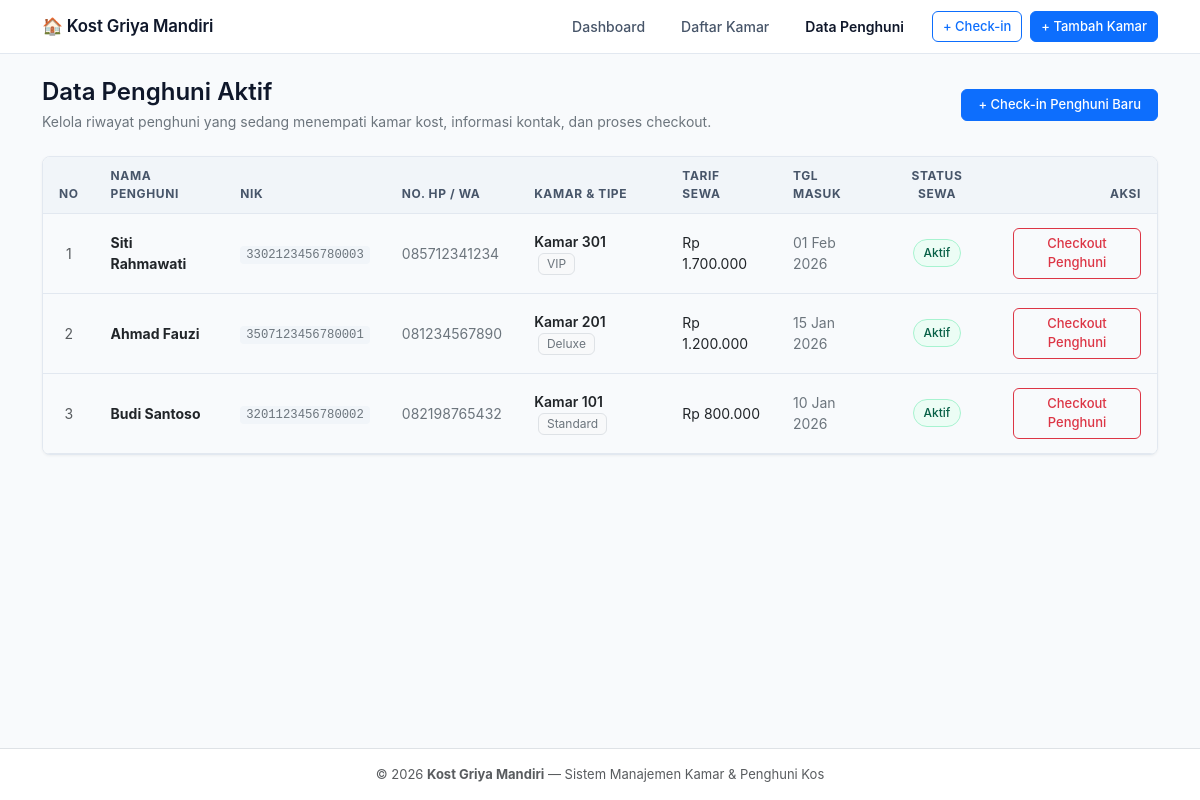
Page /penghuni on the committed database.
### tables this page shows
CREATE TABLE `penghuni` (
    `id` INT AUTO_INCREMENT PRIMARY KEY,
    `kamar_id` INT NOT NULL,
    `nama_lengkap` VARCHAR(100) NOT NULL,
    `nik` VARCHAR(20) NOT NULL,
    `no_hp` VARCHAR(20) NOT NULL,
    `tgl_masuk` DATE NOT NULL,
    `tgl_keluar` DATE NULL,
    `status_sewa` ENUM('aktif', 'selesai') NOT NULL DEFAULT 'aktif',
    `created_at` TIMESTAMP DEFAULT CURRENT_TIMESTAMP,
    CONSTRAINT `fk_penghuni_kamar` FOREIGN KEY (`kamar_id`) REFERENCES `kamar` (`id`) ON DELETE RESTRICT ON UPDATE CASCADE
);

CREATE TABLE `kamar` (
    `id` INT AUTO_INCREMENT PRIMARY KEY,
    `nomor` VARCHAR(50) NOT NULL UNIQUE,
    `tipe` VARCHAR(50) NOT NULL,
    `harga` DECIMAL(12, 2) NOT NULL,
    `fasilitas` TEXT NULL,
    `status` ENUM('tersedia', 'terisi') NOT NULL DEFAULT 'tersedia',
    `created_at` TIMESTAMP DEFAULT CURRENT_TIMESTAMP
);

### src/Controllers/PenghuniController.php (called while the page is built, shortened)
<?php
class PenghuniController
{
    private PenghuniRepository $penghuniRepo;
    public function __construct(?PenghuniRepository $repo = null, ?KamarRepository $kamarRepo = null)
    {
        $this->penghuniRepo = $repo ?? new PenghuniRepository();
    }
    private function render(string $view, array $data = []): void
    {
        extract($data);
        require_once __DIR__ . '/../../views/layout/header.php';
        require_once __DIR__ . "/../../views/{$view}.php";
        require_once __DIR__ . '/../../views/layout/footer.php';
    }
    public function index(): void
    {
        $penghunis = $this->penghuniRepo->allActive();
        $this->render('penghuni/index', [
            'title' => 'Data Penghuni Aktif - Griya Mandiri',
            'penghunis' => $penghunis,
        ]);
    }
}

### public/index.php (called while the page is built, shortened)
<?php
$router = new Router();
$router->get('/', [DashboardController::class, 'index']);
$router->get('/dashboard', [DashboardController::class, 'index']);
$router->get('/kamar', [KamarController::class, 'index']);
$router->get('/kamar/tambah', [KamarController::class, 'create']);
$router->post('/kamar/simpan', [KamarController::class, 'store']);
$router->post('/kamar/tambah', [KamarController::class, 'store']);
$router->get('/kamar/edit/{id}', [KamarController::class, 'edit']);
$router->get('/kamar/edit', [KamarController::class, 'edit']);
$router->post('/kamar/update/{id}', [KamarController::class, 'update']);
$router->post('/kamar/update', [KamarController::class, 'update']);
$router->post('/kamar/hapus/{id}', [KamarController::class, 'delete']);
$router->post('/kamar/hapus', [KamarController::class, 'delete']);
$router->get('/kamar/hapus/{id}', [KamarController::class, 'delete']);
$router->get('/penghuni', [PenghuniController::class, 'index']);
$router->get('/penghuni/tambah', [PenghuniController::class, 'create']);
$router->post('/penghuni/simpan', [PenghuniController::class, 'store']);
$router->post('/penghuni/tambah', [PenghuniController::class, 'store']);
$router->post('/penghuni/checkout/{id}', [PenghuniController::class, 'checkout']);
$router->post('/penghuni/checkout', [PenghuniController::class, 'checkout']);
$router->dispatch($_SERVER['REQUEST_URI'], $_SERVER['REQUEST_METHOD']);

### src/config/koneksi.php (called while the page is built)
<?php
$host = 'localhost';
$dbname = 'db_kostan';
$username = 'root';
$password = '';
try {
    return new PDO(
        "mysql:host={$host};dbname={$dbname};charset=utf8mb4",
        $username,
        $password,
        [
            PDO::ATTR_ERRMODE => PDO::ERRMODE_EXCEPTION,
            PDO::ATTR_DEFAULT_FETCH_MODE => PDO::FETCH_ASSOC,
            PDO::ATTR_EMULATE_PREPARES => false,
        ]
    );
} catch (PDOException $e) {
    die('<div style="font-family: -apple-system, BlinkMacSystemFont, sans-serif; padding: 24px; max-width: 600px; margin: 40px auto; background-color: #fef2f2; border: 1px solid #fecaca; border-radius: 8px; color: #991b1b;">' .
        '<h3 style="margin-top: 0; font-size: 1.1rem; color: #b91c1c;">Gagal Terhubung ke Database MySQL</h3>' .
        '<p style="font-size: 0.9rem; line-height: 1.5; color: #4b5563;">' .
        'Pastikan service MySQL di Laragon / XAMPP sudah berjalan aktif, dan database <code>db_kostan</code> telah dibuat/diimpor dari file <code>database.sql</code>.' .
        '</p>' .
        '<p style="font-size: 0.8rem; background: #fee2e2; padding: 8px 12px; border-radius: 4px; font-family: monospace; color: #7f1d1d; word-break: break-all;">' .
        htmlspecialchars($e->getMessage()) .
        '</p>' .
        '</div>');
}

### src/Repository/PenghuniRepository.php (called while the page is built, shortened)
<?php
class PenghuniRepository
{
    private PDO $db;
    public function __construct(?PDO $pdo = null)
    {
        $this->db = $pdo ?? (require __DIR__ . '/../config/koneksi.php');
    }
    public function allActive(): array
    {
        $sql = "
            SELECT
                p.*,
                k.nomor AS nomor_kamar,
                k.tipe AS tipe_kamar,
                k.harga AS harga_bulanan
            FROM penghuni p
            JOIN kamar k ON p.kamar_id = k.id
            WHERE p.status_sewa = 'aktif'
            ORDER BY p.tgl_masuk DESC
        ";
        $stmt = $this->db->query($sql);
        return $stmt->fetchAll();
    }
}

### views/penghuni/index.php (the view, shortened to what this page needs)
<div class="d-flex flex-column flex-md-row justify-content-between align-items-md-center gap-3 mb-4">
    <div>
        <h2 class="h4 fw-semibold mb-1" style="color: #0f172a;">Data Penghuni Aktif</h2>
        <p class="text-secondary small mb-0">Kelola riwayat penghuni yang sedang menempati kamar kost, informasi kontak, dan proses checkout.</p>
    </div>
    <div>
        <a href="<?= BASE_URL ?>/penghuni/tambah" class="btn btn-primary btn-sm px-3 shadow-none">
            + Check-in Penghuni Baru
        </a>
    </div>
</div>
<div class="card card-custom p-0 overflow-hidden">
    <div class="table-responsive">
        <table class="table table-hover table-custom mb-0">
            <thead>
                <tr>
                    <th class="text-center" style="width: 50px;">No</th>
                    <th>Nama Penghuni</th>
                    <th>NIK</th>
                    <th>No. HP / WA</th>
                    <th>Kamar &amp; Tipe</th>
                    <th>Tarif Sewa</th>
                    <th>Tgl Masuk</th>
                    <th class="text-center" style="width: 120px;">Status Sewa</th>
                    <th class="text-end" style="width: 160px;">Aksi</th>
                </tr>
            </thead>
            <tbody>
                <?php if (empty($penghunis)): ?>
                    <tr>
                        <td colspan="9" class="text-center py-5 text-muted">
                            <p class="mb-2">Saat ini belum ada penghuni yang aktif menempati kamar.</p>
                            <a href="<?= BASE_URL ?>/penghuni/tambah" class="btn btn-sm btn-outline-primary">
                                Daftarkan Check-in Pertama
                            </a>
                        </td>
                    </tr>
                <?php else: ?>
                    <?php $no = 1; foreach ($penghunis as $p): ?>
                        <tr>
                            <td class="text-center text-muted"><?= $no++ ?></td>
                            <td>
                                <strong class="text-dark"><?= htmlspecialchars($p['nama_lengkap']) ?></strong>
                            </td>
                            <td>
                                <code class="text-secondary small" style="background: #f1f5f9; padding: 2px 6px; border-radius: 4px;"><?= htmlspecialchars($p['nik']) ?></code>
                            </td>
                            <td>
                                <span class="text-secondary"><?= htmlspecialchars($p['no_hp']) ?></span>
                            </td>
                            <td>
                                <span class="fw-semibold text-dark">Kamar <?= htmlspecialchars($p['nomor_kamar'] ?? $p['nomor'] ?? '-') ?></span>
                                <span class="badge bg-light text-secondary border fw-normal ms-1" style="font-size: 0.75rem;">
                                    <?= htmlspecialchars($p['tipe_kamar'] ?? $p['tipe'] ?? '') ?>
                                </span>
                            </td>
                            <td class="text-dark">
                                Rp <?= number_format((float)($p['harga_bulanan'] ?? $p['harga'] ?? 0), 0, ',', '.') ?>
                            </td>
                            <td class="text-secondary small">
                                <?= date('d M Y', strtotime($p['tgl_masuk'])) ?>
                            </td>
                            <td class="text-center">
                                <span class="badge-tersedia" style="background-color: #ecfdf5; color: #065f46; border: 1px solid #a7f3d0;">
                                    Aktif
                                </span>
                            </td>
                            <td class="text-end">
                                <form method="POST" action="<?= BASE_URL ?>/penghuni/checkout" class="d-inline" onsubmit="return confirm('Apakah Anda yakin ingin melakukan proses checkout untuk penghuni <?= htmlspecialchars(addslashes($p['nama_lengkap'])) ?> dari Kamar <?= htmlspecialchars($p['nomor_kamar'] ?? '') ?>?\n\nStatus kamar akan otomatis dikembalikan menjadi Tersedia.');">
                                    <button type="submit" class="btn btn-outline-danger btn-sm" title="Proses Checkout">
                                        Checkout Penghuni
                                    </button>
                                </form>
                            </td>
                        </tr>
                    <?php endforeach; ?>
                <?php endif; ?>
            </tbody>
        </table>
    </div>
</div>

### views/layout/header.php (style rules this page uses)
:root { --bs-body-bg: #f8fafc; --bs-body-color: #334155; --border-color: #e2e8f0; }
body { font-family: -apple-system, BlinkMacSystemFont, "Segoe UI", Roboto, "Helvetica Neue", Arial, sans-serif; background-color: var(--bs-body-bg); color: var(--bs-body-color); min-height: 100vh; display: flex; flex-direction: column; }
.card-custom { background: #ffffff; border: 1px solid var(--border-color); border-radius: 8px; box-shadow: 0 1px 3px rgba(0, 0, 0, 0.05); }
.table-custom thead th { background-color: #f1f5f9; color: #475569; font-size: 0.75rem; text-transform: uppercase; letter-spacing: 0.05em; border-bottom: 1px solid var(--border-color); padding: 10px 16px; }
.table-custom tbody td { padding: 14px 16px; vertical-align: middle; border-bottom: 1px solid var(--border-color); font-size: 0.875rem; }
.badge-tersedia { background-color: #ecfdf5; color: #065f46; border: 1px solid #a7f3d0; padding: 4px 10px; font-weight: 500; border-radius: 9999px; font-size: 0.75rem; display: inline-block; }
.btn { font-size: 0.875rem; border-radius: 6px; font-weight: 500; }
.btn-sm { padding: 5px 10px; font-size: 0.8125rem; }

### rows in the picture
penghuni: nama_lengkap "Siti Rahmawati", nik "3302123456780003", no_hp "085712341234", kamar.nomor "301", kamar.tipe "VIP", kamar.harga "1.700.000", tgl_masuk "01 Feb 2026"
penghuni: nama_lengkap "Ahmad Fauzi", nik "3507123456780001", no_hp "081234567890", kamar.nomor "201", kamar.tipe "Deluxe", kamar.harga "1.200.000", tgl_masuk "15 Jan 2026"
penghuni: nama_lengkap "Budi Santoso", nik "3201123456780002", no_hp "082198765432", kamar.nomor "101", kamar.tipe "Standard", kamar.harga "800.000", tgl_masuk "10 Jan 2026"
